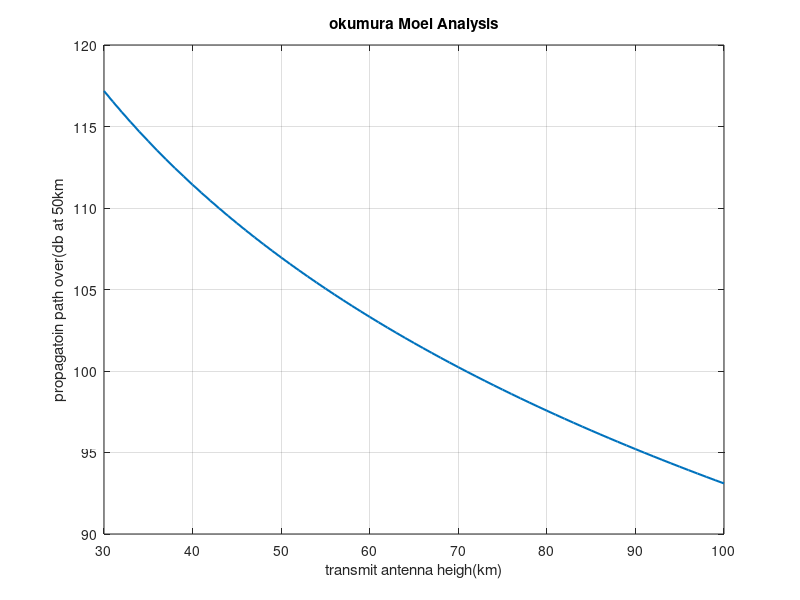

This chart was generated by the following MATLAB code:
clc;
close all;
hte = 30:1:100;
hre = input('enter the receiver antenna height 3m< hre<10m: ');
d = input('enter distance from base station 1km<d<100km: ');
f = input('enter the frequency 150mhz <fc<1920mhz: ');
c = 3*10^8;
lambda = (c)/(f*10^6);
lf = 10*log((lambda^2)/((4*pi)^2)*d^2);
amv = 35;
garea = 9;
ghte = 20*log(hte/200);

if(hre>3)
    ghre=20*log(hre/3);
else 
    ghre = 10*log(hre/3);
end 

l50 = lf+ amv-ghte-ghre-garea;
display('propagation pathloss is :');
disp(l50);
plot(hte,l50,'linewidth',1.5);
title('okumura Moel Analysis');
xlabel('transmit antenna heigh(km)');
ylabel('propagatoin path over(db at 50km');
grid on;
